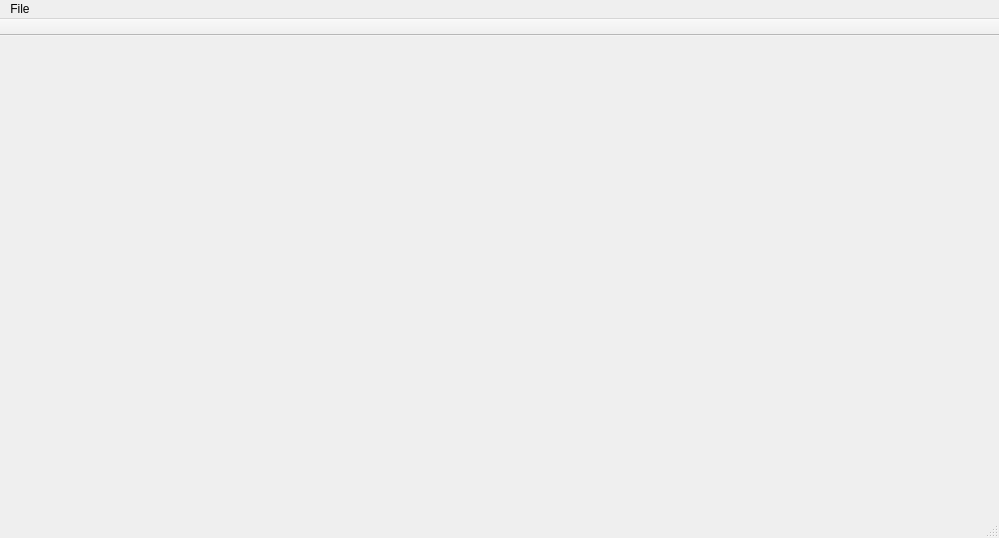
<?xml version="1.0" encoding="UTF-8"?>
<ui version="4.0">
 <class>MainWindow</class>
 <widget class="QMainWindow" name="MainWindow">
  <property name="geometry">
   <rect>
    <x>0</x>
    <y>0</y>
    <width>999</width>
    <height>538</height>
   </rect>
  </property>
  <property name="windowTitle">
   <string>MainWindow</string>
  </property>
  <widget class="QWidget" name="centralWidget"/>
  <widget class="QMenuBar" name="menuBar">
   <property name="geometry">
    <rect>
     <x>0</x>
     <y>0</y>
     <width>999</width>
     <height>22</height>
    </rect>
   </property>
   <property name="nativeMenuBar">
    <bool>true</bool>
   </property>
   <widget class="QMenu" name="menuFile">
    <property name="title">
     <string>File</string>
    </property>
    <addaction name="actionExit"/>
   </widget>
   <addaction name="menuFile"/>
  </widget>
  <widget class="QToolBar" name="mainToolBar">
   <property name="movable">
    <bool>false</bool>
   </property>
   <property name="toolButtonStyle">
    <enum>Qt::ToolButtonTextBesideIcon</enum>
   </property>
   <attribute name="toolBarArea">
    <enum>TopToolBarArea</enum>
   </attribute>
   <attribute name="toolBarBreak">
    <bool>false</bool>
   </attribute>
  </widget>
  <widget class="QStatusBar" name="statusBar"/>
  <action name="actionExit">
   <property name="text">
    <string>Exit</string>
   </property>
  </action>
 </widget>
 <layoutdefault spacing="6" margin="11"/>
 <resources/>
 <connections>
  <connection>
   <sender>actionExit</sender>
   <signal>triggered()</signal>
   <receiver>MainWindow</receiver>
   <slot>close()</slot>
   <hints>
    <hint type="sourcelabel">
     <x>-1</x>
     <y>-1</y>
    </hint>
    <hint type="destinationlabel">
     <x>365</x>
     <y>268</y>
    </hint>
   </hints>
  </connection>
 </connections>
</ui>
